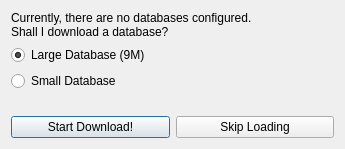
<?xml version="1.0" encoding="UTF-8"?>
<ui version="4.0">
 <class>LoadQuery</class>
 <widget class="QDialog" name="LoadQuery">
  <property name="geometry">
   <rect>
    <x>0</x>
    <y>0</y>
    <width>345</width>
    <height>149</height>
   </rect>
  </property>
  <property name="windowTitle">
   <string>Dialog</string>
  </property>
  <layout class="QVBoxLayout" name="verticalLayout">
   <item>
    <widget class="QLabel" name="labelQuery">
     <property name="text">
      <string>Currently, there are no databases configured.
Shall I download a database?</string>
     </property>
    </widget>
   </item>
   <item>
    <widget class="QRadioButton" name="btLargeDatabase">
     <property name="text">
      <string>Large Database (9M)</string>
     </property>
     <property name="checked">
      <bool>true</bool>
     </property>
    </widget>
   </item>
   <item>
    <widget class="QRadioButton" name="btSmallDatabase">
     <property name="text">
      <string>Small Database</string>
     </property>
    </widget>
   </item>
   <item>
    <spacer name="verticalSpacer">
     <property name="orientation">
      <enum>Qt::Vertical</enum>
     </property>
     <property name="sizeHint" stdset="0">
      <size>
       <width>20</width>
       <height>40</height>
      </size>
     </property>
    </spacer>
   </item>
   <item>
    <layout class="QHBoxLayout" name="horizontalLayout">
     <item>
      <widget class="QPushButton" name="StartLoad">
       <property name="text">
        <string>Start Download!</string>
       </property>
       <property name="default">
        <bool>true</bool>
       </property>
      </widget>
     </item>
     <item>
      <widget class="QPushButton" name="SkipLoad">
       <property name="text">
        <string>Skip Loading</string>
       </property>
       <property name="autoDefault">
        <bool>false</bool>
       </property>
       <property name="default">
        <bool>false</bool>
       </property>
      </widget>
     </item>
    </layout>
   </item>
  </layout>
 </widget>
 <resources/>
 <connections>
  <connection>
   <sender>StartLoad</sender>
   <signal>clicked()</signal>
   <receiver>LoadQuery</receiver>
   <slot>accept()</slot>
   <hints>
    <hint type="sourcelabel">
     <x>91</x>
     <y>120</y>
    </hint>
    <hint type="destinationlabel">
     <x>172</x>
     <y>74</y>
    </hint>
   </hints>
  </connection>
  <connection>
   <sender>SkipLoad</sender>
   <signal>clicked()</signal>
   <receiver>LoadQuery</receiver>
   <slot>reject()</slot>
   <hints>
    <hint type="sourcelabel">
     <x>253</x>
     <y>120</y>
    </hint>
    <hint type="destinationlabel">
     <x>172</x>
     <y>74</y>
    </hint>
   </hints>
  </connection>
 </connections>
</ui>
